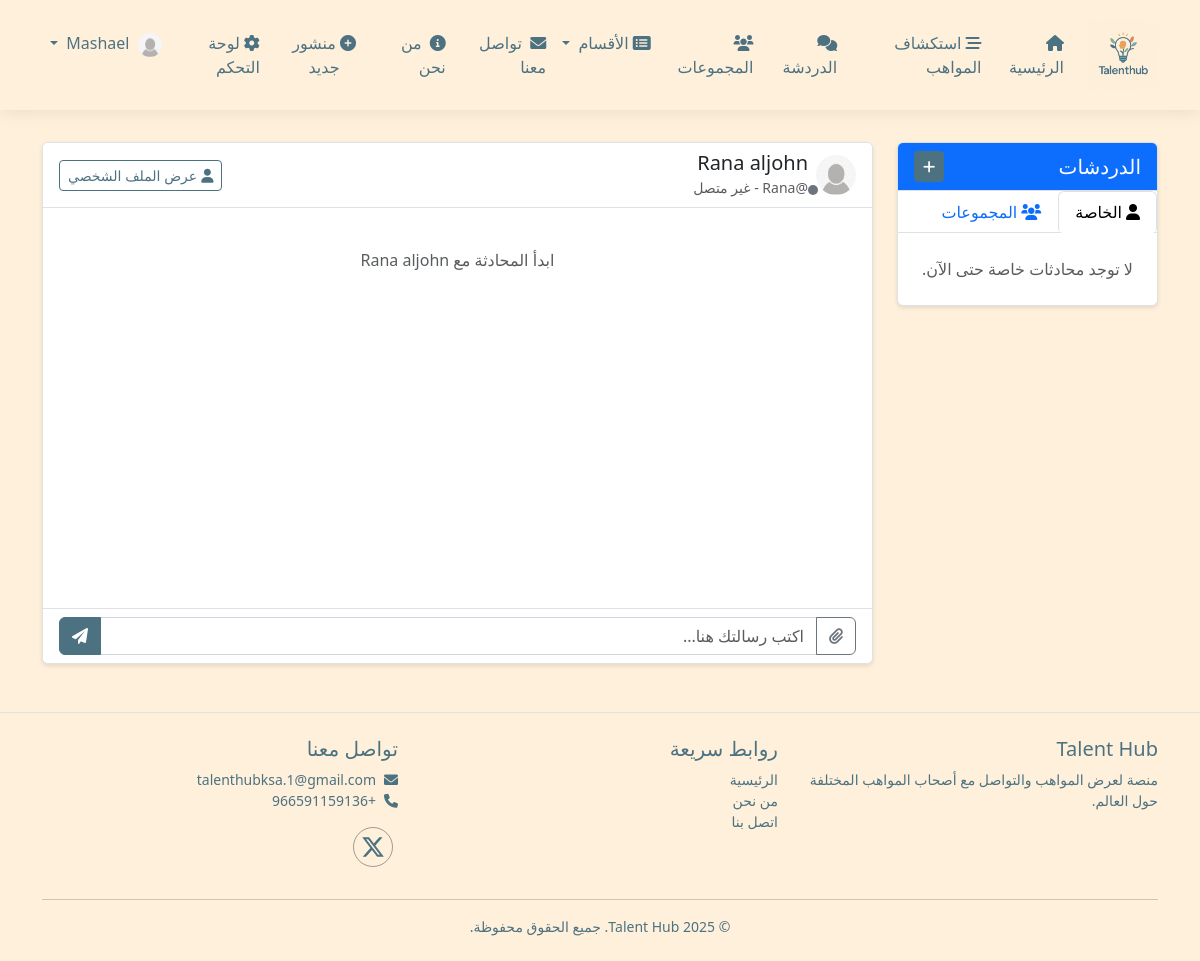
Screenshot of /chat/private.php?user=Rana (signed in) with the database file from the repository.
### tables this page shows
CREATE TABLE `users` (
  `id` int(11) NOT NULL,
  `username` varchar(50) NOT NULL,
  `email` varchar(100) NOT NULL,
  `password` varchar(255) NOT NULL,
  `full_name` varchar(100) NOT NULL,
  `bio` text DEFAULT NULL,
  `profile_picture` varchar(255) DEFAULT 'default.jpg',
  `role` enum('user','admin') DEFAULT 'user',
  `created_at` timestamp NOT NULL DEFAULT current_timestamp(),
  `updated_at` timestamp NOT NULL DEFAULT current_timestamp() ON UPDATE current_timestamp(),
  `is_online` tinyint(1) DEFAULT 0,
  `category` varchar(50) DEFAULT NULL,
  `is_active` tinyint(1) DEFAULT 1,
  `reset_token` varchar(255) DEFAULT NULL,
  `token_expiry` datetime NOT NULL,
  `updated_at_password` datetime DEFAULT NULL COMMENT 'تاريخ آخر تحديث',
  `last_password_change` datetime DEFAULT NULL COMMENT 'تاريخ آخر تغيير لكلمة المرور'
);

### config/config.php (called while the page is built, shortened)
<?php
function isLoggedIn()
{
    return isset($_SESSION['user_id']);
}
function sanitize($data)
{
    $data = trim($data);
    $data = stripslashes($data);
    $data = htmlspecialchars($data);
    return $data;
}

### config/db.php (called while the page is built, shortened)
<?php
require_once 'config.php';
class Database {
    private $host = DB_HOST;
    private $user = DB_USER;
    private $pass = DB_PASS;
    private $dbname = DB_NAME;
    private $conn;
    private $stmt;
    public function __construct() {
        $dsn = 'mysql:host=' . $this->host . ';dbname=' . $this->dbname . ';charset=utf8';
        $options = array(
            PDO::ATTR_PERSISTENT => true,
            PDO::ATTR_ERRMODE => PDO::ERRMODE_EXCEPTION,
            PDO::ATTR_DEFAULT_FETCH_MODE => PDO::FETCH_OBJ
        );
        try {
            $this->conn = new PDO($dsn, $this->user, $this->pass, $options);
        } catch(PDOException $e) {
            $this->error = $e->getMessage();
            echo 'Connection Error: ' . $this->error;
        }
    }
    public function query($sql) {
        $this->stmt = $this->conn->prepare($sql);
    }
    public function bind($param, $value, $type = null) {
        if(is_null($type)) {
            switch(true) {
                case is_int($value):
                    $type = PDO::PARAM_INT;
                    break;
                default:
                    $type = PDO::PARAM_STR;
            }
        }
        $this->stmt->bindValue($param, $value, $type);
    }
    public function execute() {
        return $this->stmt->execute();
    }
    public function single() {
        $this->execute();
        return $this->stmt->fetch();
    }
}

### classes/User.php (called while the page is built, shortened)
<?php
class User
{
    private $db;
    public function __construct($database)
    {
        $this->db = $database;
    }
    public function isAdmin($userId)
    {
        $this->db->query('SELECT role FROM users WHERE id = :id');
        $this->db->bind(':id', $userId);
        $row = $this->db->single();
        return $row && $row->role === 'admin';
    }
    public function findUserByUsername1($username)
    {
        $this->db->query('SELECT * FROM users WHERE username = :username');
        $this->db->bind(':username', $username);
        $row = $this->db->single();
        return $this->db->single();
    }
}

### chat/private.php (the view, shortened to what this page needs)
<?php
require_once '../config/config.php';
require_once '../config/db.php';
require_once '../classes/User.php';
$username = sanitize($_GET['user']);
$database = new Database();
$user = new User($database);
$chat = new Chat($database);
$chat_user = $user->findUserByUsername1($username);
$messages = $chat->getPrivateMessages($_SESSION['user_id'], $chat_user->id);
$chat->markMessagesAsRead($chat_user->id, $_SESSION['user_id']);
$private_chats = $chat->getPrivateChats($_SESSION['user_id']);
require_once '../includes/header.php';
?>
<div class="container mt-3">
    <div class="row">
        <div class="col-lg-3 mb-4">
            <div class="card shadow-sm">
                <div class="card-header bg-primary text-white d-flex justify-content-between align-items-center">
                    <h5 class="mb-0">الدردشات</h5>
                    <div class="dropdown">
                        <?php if (isLoggedIn() && $user->isAdmin($_SESSION['user_id'])): ?>
                            <button class="btn btn-primary btn-sm" type="button" data-bs-toggle="dropdown" aria-expanded="false">
                                <i class="fas fa-plus"></i>
                            </button>
                        <?php else: ?>
                        <a class="dropdown-item" href="#" data-bs-toggle="modal" data-bs-target="#newChatModal"><i class="fas fa-user me-2"></i>دردشة جديدة</a>
                        <?php endif; ?>
                    </div>
                </div>
                <div class="card-body p-0">
                    <ul class="nav nav-tabs" id="chatTabs" role="tablist">
                        <li class="nav-item" role="presentation">
                            <button class="nav-link active" id="private-tab" data-bs-toggle="tab" data-bs-target="#private" type="button" role="tab" aria-controls="private" aria-selected="true">
                                <i class="fas fa-user me-1"></i>الخاصة
                            </button>
                        </li>
                        <li class="nav-item" role="presentation">
                            <button class="nav-link" id="groups-tab" data-bs-toggle="tab" data-bs-target="#groups" type="button" role="tab" aria-controls="groups" aria-selected="false">
                                <i class="fas fa-users me-1"></i>المجموعات
                            </button>
                        </li>
                    </ul>
                    <div class="tab-content p-0" id="chatTabsContent">
                        <div class="tab-pane fade show active" id="private" role="tabpanel" aria-labelledby="private-tab">
                            <div class="list-group list-group-flush chat-list">
                                <?php if (empty($private_chats)): ?>
                                    <div class="text-center py-4">
                                        <p class="text-muted mb-0">لا توجد محادثات خاصة حتى الآن.</p>
                                    </div>
                                <?php endif; ?>
                            </div>
                        </div>
                    </div>
                </div>
            </div>
        </div>
        <div class="col-lg-9">
            <div class="card shadow-sm">
                <div class="card-header bg-white py-2">
                    <div class="d-flex align-items-center">
                        <div class="position-relative">
                            <img src="<?php echo URL_ROOT; ?>/assets/uploads/profile/<?php echo $chat_user->profile_picture; ?>" class="rounded-circle me-2" width="40" height="40" alt="صورة المستخدم">
                            <span id="userStatus" class="position-absolute bottom-0 end-0 <?php echo $chat_user->is_online ? 'bg-success' : 'bg-secondary'; ?> rounded-circle" style="width: 10px; height: 10px;"></span>
                        </div>
                        <div>
                            <h5 class="mb-0"><?php echo $chat_user->full_name; ?></h5>
                            <small class="text-muted">@<?php echo $chat_user->username; ?> - <span id="statusText"><?php echo $chat_user->is_online ? 'متصل الآن' : 'غير متصل'; ?></span></small>
                        </div>
                        <div class="ms-auto">
                            <a href="<?php echo URL_ROOT; ?>/profile.php?username=<?php echo $chat_user->username; ?>" class="btn btn-outline-primary btn-sm">
                                <i class="fas fa-user me-1"></i>عرض الملف الشخصي
                            </a>
                        </div>
                    </div>
                </div>
                <div class="card-body" style="height: 400px; overflow-y: auto;" id="chatMessages">
                    <div id="messagesContainer">
                        <?php if (empty($messages)): ?>
                            <div class="text-center py-4">
                                <p class="text-muted">ابدأ المحادثة مع <?php echo $chat_user->full_name; ?></p>
                            </div>
                        <?php endif; ?>
                    </div>
                </div>
                <div class="card-footer bg-white">
                    <form id="messageForm">
                        <div class="input-group">
                            <button type="button" class="btn btn-outline-secondary" id="attachmentBtn" data-bs-toggle="dropdown" aria-expanded="false">
                                <i class="fas fa-paperclip"></i>
                            </button>
                            <input type="text" id="messageInput" class="form-control" placeholder="اكتب رسالتك هنا..." aria-label="Message" aria-describedby="sendMessageBtn">
                            <button class="btn btn-primary" type="submit" id="sendMessageBtn">
                                <i class="fas fa-paper-plane"></i>
                            </button>
                        </div>
                    </form>
                </div>
            </div>
        </div>
    </div>
</div>
<?php require_once '../includes/footer.php'; ?>

### assets/css/style.css (style rules this page uses)
:root { --default-font: "Roboto", system-ui, -apple-system, "Segoe UI", Roboto, "Helvetica Neue", Arial, "Noto Sans", "Liberation Sans", sans-serif, "Apple Color Emoji", "Segoe UI Emoji", "Segoe UI Symbol", "Noto Color Emoji"; --heading-font: "Raleway", sans-serif; --nav-font: "Poppins", sans-serif; --primary-color: #4c7282; --secondary-color: #6c757d; --success-color: #28a745; --danger-color: #dc3545; --warning-color: #ffc107; --info-color: #17a2b8; --light-color: #f8f9fa; --dark-color: #343a40; --body-bg: #fff0db; --body-color: #212529; --card-bg: #ffffff; --border-color: #dee2e6; --input-bg: #ffffff; --input-border: #ced4da; --shadow-color: rgba(0, 0, 0, 0.1); --header-height: 60px; --footer-height: 150px; --sidebar-width: 250px; --transition-speed: 0.3s; --background-color: #fff0db; --default-color: #444444; --accent-color: #34b7a7; }
body { font-family: 'Tajawal', 'Segoe UI', Tahoma, Geneva, Verdana, sans-serif; background-color: var(--background-color); color: var(--body-color); transition: background-color var(--transition-speed) ease, color var(--transition-speed) ease; min-height: 100vh; display: flex; flex-direction: column; }
a { color: var(--primary-color); text-decoration: none; transition: color var(--transition-speed) ease; }
.card { background-color: var(--card-bg); border-color: var(--border-color); transition: background-color var(--transition-speed) ease, border-color var(--transition-speed) ease; }
.card-header, .card-footer { background-color: rgba(0, 0, 0, 0.03); border-color: var(--border-color); }
.form-control, .form-select { background-color: var(--input-bg); border-color: var(--input-border); color: var(--body-color); transition: background-color var(--transition-speed) ease, border-color var(--transition-speed) ease, color var(--transition-speed) ease; }
.btn-primary { background-color: var(--primary-color); border-color: var(--primary-color); }
.btn-outline-primary { color: var(--primary-color); border-color: var(--primary-color); }
.shadow-sm { box-shadow: 0 .125rem .25rem var(--shadow-color) !important; }
.nav-link { padding: 0.5rem 1rem; border-radius: 5px; }
[dir="rtl"] .ms-auto { margin-right: auto !important; margin-left: 0 !important; }
[dir="rtl"] .me-1 { margin-left: 0.25rem !important; margin-right: 0 !important; }
[dir="rtl"] .me-2 { margin-left: 0.5rem !important; margin-right: 0 !important; }

### rows the page displays
users: profile_picture (placeholder picture), full_name "Rana aljohn", username "Rana"

### other values shown
SITE_NAME "Talent Hub"
